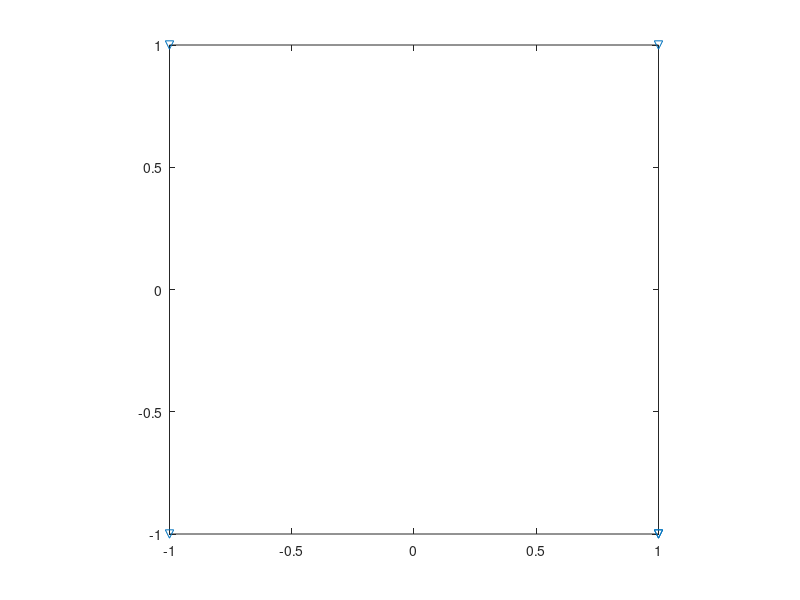

The MATLAB script that drew this image: (Note: this script raises an error after producing the figure.)
% ROBOT_PATH Calculates a series of points in order to define a path that 
% goes through a series of pre-stablished points.
% The output is in the variable fpath.

%% Cleaning
clear all;
close all;
clc;

%% User's selected points:
x = [1 -1 -1 1 1];
y = [-1 -1 1 1 -1];

%% Parameters and variables
mypath = [0 0];
v = [0 0; x(1) y(1)];       % path
r = 0.2;                    % radius of the arc
dl = 0.1;                   % distance between points

%% Plot the points
figure
hold on
box
axis([min(min(x,y)),max(max(x,y)),min(min(x,y)),max(max(x,y))], 'square')

plot(x,y,'v')

%% Compute path points
% for each point
for i=1:(length(x)-2)
    % compute arc between 3 consecutive points
    [o, p1, p2] = arc(x(i:i+2),y(i:i+2),r);

    % compute angles between center of arc and points
    a = angle(o,p1,2);
    b = angle(o,p2,2);

    % compute points of the new part of path
    da = dl/r;
    if sign(pi-(a-b))<0
        g = a:-sign(b-a)*da:(b+2*pi);
    else
        g = a:sign(b-a)*da:b;
    end
    xx = r*cos(g) + o(1);
    yy = r*sin(g) + o(2);

    % plot
    plot(o(1),o(2),'go')
    plot(p1(1),p1(2),'ro')
    plot(p2(1),p2(2),'ko')
    plot(xx,yy,'c')
    
    v(i*2+1,:) = p1';
    v(i*2+2,:) = p2';

    lp = v(i*2,:);
    d = sqrt((p1(1)-lp(1))^2 + (p1(2)-lp(2))^2);
    ang = angle(lp,p1,2);
    rs = 0:dl:d;
    lin(:,1) = rs*cos(ang);
    lin(:,2) = rs*sin(ang);

    lin(:,1) = lin(:,1) + lp(1);
    lin(:,2) = lin(:,2) + lp(2);
    
    cur = [xx' yy'];
    mypath = [mypath; lin; cur];
    clearvars lin;
end

% Last straight line
    lp = v((i+1)*2,:);
    pf = [x(length(x)) y(length(y))];    
    d = sqrt((pf(1)-lp(1))^2 + (pf(2)-lp(2))^2);
    ang = angle(lp,pf,2);
    rs = 0:dl:d;
    lin(:,1) = rs*cos(ang);
    lin(:,2) = rs*sin(ang);
    lin(:,1) = lin(:,1) + lp(1);
    lin(:,2) = lin(:,2) + lp(2);

% Final path and plotting
fpath = [mypath(2:length(mypath),:); lin; pf];
figure
plot(fpath(:,1),fpath(:,2),'v')
axis([min(min(x,y)),max(max(x,y)),min(min(x,y)),max(max(x,y))], 'square')